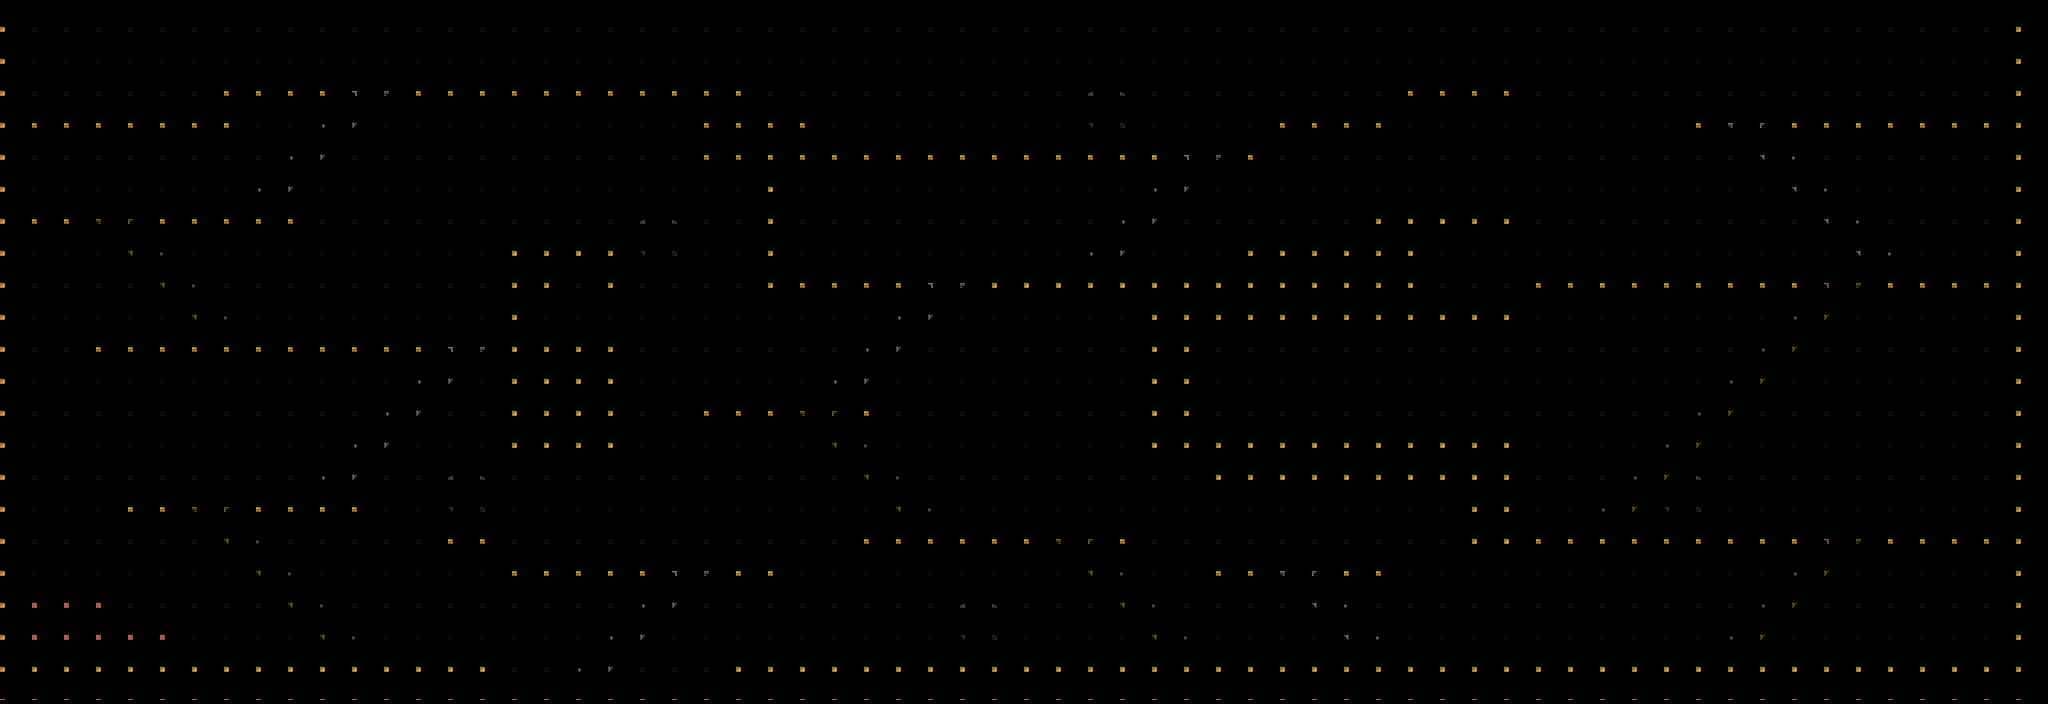

Below is a game level as drawn by its tile map, then a one-line description and the .tmx that defines it (tile-layer data replaced by summaries):
An orthogonal 64x22 tile map with 64x64 px tiles, 3 tile layers (back, front, stairs) and 22 objects (7x Picker, 5x Jewel, 3x Dagger, 3x Mummy, 2x Door, ...).

<map height="22" infinite="0" nextlayerid="4" nextobjectid="48" orientation="orthogonal" renderorder="right-down" tiledversion="1.11.2" tileheight="64" tilewidth="64" version="1.10" width="64">
 <tileset firstgid="1" source="tiles_new.tsx" />
 <layer height="22" id="1" name="back" width="64">
  <data>[1408 cells, 1408 non-empty, 8 distinct tile ids]</data>
 </layer>
 <layer height="22" id="2" name="front" width="64">
  <data>[1408 cells, 428 non-empty, 18 distinct tile ids]</data>
 </layer>
 <layer height="22" id="3" name="stairs" width="64">
  <data>[1408 cells, 90 non-empty, 8 distinct tile ids]</data>
 </layer>
 <objectgroup id="3" name="items">
  <object gid="137" height="64" id="1" type="Dagger" width="64" x="448" y="128">
   <properties>
    <property name="p0" value="137" />
   </properties>
  </object>
  <object gid="137" height="64" id="2" type="Dagger" width="64" x="3712" y="192">
   <properties>
    <property name="p0" value="137" />
   </properties>
  </object>
  <object gid="137" height="64" id="3" type="Dagger" width="64" x="1536" y="1280">
   <properties>
    <property name="p0" value="137" />
   </properties>
  </object>
  <object gid="138" height="64" id="4" type="Picker" width="64" x="192" y="512">
   <properties>
    <property name="p0" value="138" />
   </properties>
  </object>
  <object gid="138" height="64" id="5" type="Picker" width="64" x="1472" y="128">
   <properties>
    <property name="p0" value="138" />
   </properties>
  </object>
  <object gid="138" height="64" id="6" type="Picker" width="64" x="896" y="1024">
   <properties>
    <property name="p0" value="138" />
   </properties>
  </object>
  <object gid="138" height="64" id="7" type="Picker" width="64" x="1600" y="512">
   <properties>
    <property name="p0" value="138" />
   </properties>
  </object>
  <object gid="138" height="64" id="8" type="Picker" width="64" x="64" y="1152">
   <properties>
    <property name="p0" value="138" />
   </properties>
  </object>
  <object gid="138" height="64" id="9" type="Picker" width="64" x="2880" y="576">
   <properties>
    <property name="p0" value="138" />
   </properties>
  </object>
  <object gid="138" height="64" id="10" type="Picker" width="64" x="3712" y="1152">
   <properties>
    <property name="p0" value="138" />
   </properties>
  </object>
  <object gid="132" height="64" id="11" type="Jewel" width="64" x="1472" y="768">
   <properties>
    <property name="p0" value="132" />
   </properties>
  </object>
  <object gid="133" height="64" id="12" type="Jewel" width="64" x="1152" y="640">
   <properties>
    <property name="p0" value="133" />
   </properties>
  </object>
  <object gid="130" height="64" id="13" type="Jewel" width="64" x="2624" y="192">
   <properties>
    <property name="p0" value="130" />
   </properties>
  </object>
  <object gid="134" height="64" id="14" type="Jewel" width="64" x="2816" y="384">
   <properties>
    <property name="p0" value="134" />
   </properties>
  </object>
  <object gid="131" height="64" id="15" type="Jewel" width="64" x="2688" y="832">
   <properties>
    <property name="p0" value="131" />
   </properties>
  </object>
  <object gid="127" height="64" id="16" type="Door" width="64" x="256" y="832">
   <properties>
    <property name="p0" value="0" />
   </properties>
  </object>
  <object gid="127" height="64" id="17" type="Door" width="64" x="3584" y="896">
   <properties>
    <property name="p0" value="1" />
   </properties>
  </object>
  <object gid="107" height="64" id="18" type="Giratory" width="64" x="2560" y="448">
   <properties>
    <property name="p0" value="0" />
   </properties>
  </object>
  <object gid="107" height="64" id="19" type="Giratory" width="64" x="2944" y="384">
   <properties>
    <property name="p0" value="0" />
   </properties>
  </object>
  <object gid="122" height="64" id="46" type="Mummy" width="64" x="1728" y="256">
   <properties>
    <property name="p0" value="0" />
   </properties>
  </object>
  <object gid="124" height="64" id="47" type="Mummy" width="64" x="1152" y="448">
   <properties>
    <property name="p0" value="2" />
   </properties>
  </object>
  <object gid="126" height="64" id="48" type="Mummy" width="64" x="3392" y="512">
   <properties>
    <property name="p0" value="4" />
   </properties>
  </object>
 </objectgroup>
</map>
